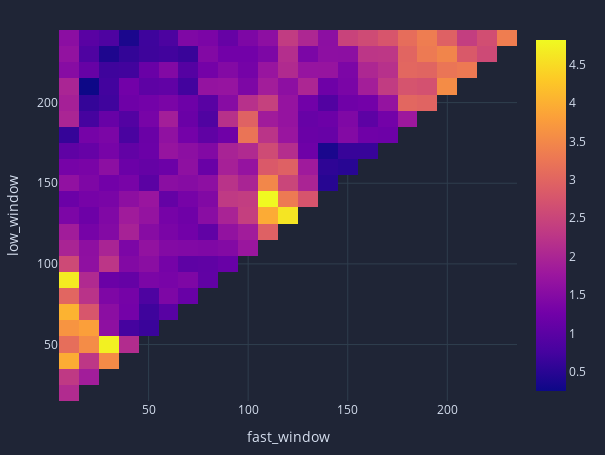

The code cell stored with this chart in its notebook:
### Markdown cell above
### Build a heat map of the best parameters

### Code cell
pf.total_return().vbt.heatmap().show()

### Figure 1 — Plotly figure (JSON) as saved in the notebook; plotly's stock layout.template omitted (floating-point values rounded to 4 significant figures; data arrays with more than 128 entries replaced by an {"elided": "..."} marker saying what was removed)
{"data": [{"colorscale": [[0, "#0d0887"], [0.1111, "#46039f"], [0.2222, "#7201a8"], [0.3333, "#9c179e"], [0.4444, "#bd3786"], [0.5556, "#d8576b"], [0.6667, "#ed7953"], [0.7778, "#fb9f3a"], [0.8889, "#fdca26"], [1, "#f0f921"]], "hoverongaps": false, "hovertemplate": "fast_window: %{x}<br>low_window: %{y}<br>value: %{z}<extra></extra>", "type": "heatmap", "uid": "6ceac01b-50ab-4ee0-a214-953dd6950166", "x": [10, 20, 30, 40, 50, 60, 70, 80, 90, 100, 110, 120, 130, 140, 150, 160, 170, 180, 190, 200, 210, 220, 230], "y": [20, 30, 40, 50, 60, 70, 80, 90, 100, 110, 120, 130, 140, 150, 160, 170, 180, 190, 200, 210, 220, 230, 240], "z": {"elided": "23x23 float values"}}], "layout": {"height": 455, "legend": {"orientation": "h", "traceorder": "normal", "x": 1, "xanchor": "right", "y": 1.02, "yanchor": "bottom"}, "margin": {"b": 30, "l": 30, "r": 30, "t": 30}, "width": 605, "xaxis": {"title": {"text": "fast_window"}}, "yaxis": {"title": {"text": "low_window"}}}}
